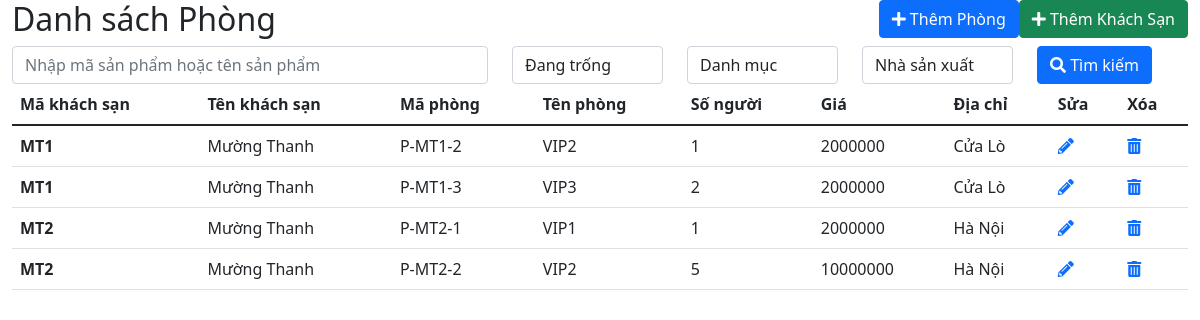
The app's page /admin/room/room.php with its own data.
### tables this page shows
CREATE TABLE `phong` (
  `maphong` varchar(11) NOT NULL,
  `makhachsan` varchar(50) DEFAULT NULL,
  `tenphong` varchar(100) DEFAULT NULL,
  `songuoi` int(11) DEFAULT NULL,
  `gia` int(11) DEFAULT NULL,
  `mota` varchar(255) NOT NULL
);

CREATE TABLE `khachsan` (
  `makhachsan` varchar(10) NOT NULL,
  `tenkhachsan` varchar(50) DEFAULT NULL,
  `diachi` varchar(100) DEFAULT NULL,
  `gia` int(11) DEFAULT NULL,
  `tienich` varchar(100) NOT NULL,
  `anh` varchar(255) NOT NULL
);

### admin/room/room.php (the view, shortened to what this page needs)
<!DOCTYPE html>
<html lang="en">
<head>
    <link rel="stylesheet" href="/Hahalolo/admin/css/css1.css">
    <link rel="stylesheet" href="//use.fontawesome.com/releases/v5.0.7/css/all.css">
    <link href="https://cdn.jsdelivr.net/npm/bootstrap@5.1.3/dist/css/bootstrap.min.css" rel="stylesheet">
</head>
<body>
    <div class="container-fluid">
        <div class="products">
            <div class="nav row">
                <div class="col-md-4 col-md-offset-2">
                    <div class="left-action text-left clearfix">
                        <h2>Danh sách Phòng</h2>
                    </div>
                </div>
                <div class="col-md-8">
                    <div class="right-action text-right">
                        <div class="btn-groups d-md-flex justify-content-md-end">
                            <button type="button" class="btn btn-primary" onclick="window.location.href='/Hahalolo/admin/add-room.php'"><i class="fa fa-plus"></i> Thêm Phòng
                            </button>
                            <button type="button" class="btn btn-success"><i class="fa fa-plus"></i> Thêm Khách Sạn</button>
                        </div>
                    </div>
                </div>
            </div>
            <div class="products-content">
                <div class="product-sear panel-sear">
                    <div action="" class="row padding-top-12">
                        <div class="form-group col-md-5 p-8">
                            <input type="text" class="form-control" placeholder="Nhập mã sản phẩm hoặc tên sản phẩm" id="product-search">
                        </div>
                        <div class="form-group col-md-7 ">
                            <div class="listitem row">
                                <div class="col-md-3 p-8">
                                    <select class="form-control" id="search-option-1">
                                        <option value="0">Đang trống</option>
                                    </select>
                                </div>
                                <div class="col-md-3 p-8">
                                    <select class="form-control search-option-2" id="prd_group_id">
                                        <option value="-1" selected="selected">Danh mục</option>
                                    </select>
                                </div>
                                <div class="col-md-3 p-8">
                                    <select class="form-control search-option-3" id="prd_manufacture_id">
                                        <option value="-1" selected="selected">Nhà sản xuất</option>
                                    </select>
                                </div>
                                <div class="col-md-3 p-8 w-auto">
                                    <button type="button" class="btn btn-primary btn-large btn-ssup" onclick="cms_paging_product(1)"><i class="fa fa-search"></i> Tìm kiếm
                                    </button>
                                </div>
                            </div>
                        </div>
                    </div>
                </div>
                <div class="room-main-body">
                    <table class="table">
                        <thead>
                            <tr>
                                <th scope="col">Mã khách sạn</th>
                                <th scope="col">Tên khách sạn</th>
                                <th scope="col">Mã phòng</th>
                                <th scope="col">Tên phòng</th>
                                <th scope="col">Số người</th>
                                <th scope="col">Giá</th>
                                <th scope="col">Địa chỉ</th>
                                <th scope="col">Sửa</th>
                                <th scope="col">Xóa</th>
                            </tr>
                        </thead>
                        <tbody>
                            <?php
                            $conn = mysqli_connect('localhost', 'root', '', 'db_hahalolo');
                            $sql = "SELECT khachsan.makhachsan, khachsan.tenkhachsan, phong.maphong, phong.tenphong, phong.songuoi, phong.gia, khachsan.diachi FROM khachsan, phong WHERE khachsan.makhachsan = phong.makhachsan";
                            $result = mysqli_query($conn, $sql);
                            if (mysqli_num_rows($result) > 0) {
                                while ($row = mysqli_fetch_assoc($result)) {
                            ?>
                                    <tr>
                                        <th scope="row"><?php echo $row['makhachsan']; ?></th>
                                        <td><?php echo $row['tenkhachsan']; ?></td>
                                        <td><?php echo $row['maphong']; ?></td>
                                        <td><?php echo $row['tenphong']; ?></td>
                                        <td><?php echo $row['songuoi']; ?></td>
                                        <td><?php echo $row['gia']; ?></td>
                                        <td><?php echo $row['diachi']; ?></td>
                                        <td><a href="/Hahalolo/admin/room/edit-room.php?maphong=<?php echo $row['maphong']; ?>"><i class="fas fa-pencil-alt"></i></a></td>
                                        <td><a href="/Hahalolo/admin/room/delete-room.php?maphong=<?php echo $row['maphong']; ?>"><i class="fas fa-trash-alt"></i></a></td>
                                    </tr>
                            <?php
                                }
                            }
                            ?>
                        </tbody>
                    </table>
                </div>
            </div>
        </div>
    </div>
</body>
</html>

### records on screen
phong: makhachsan.makhachsan "MT1", makhachsan.tenkhachsan "Mường Thanh", maphong "P-MT1-2", tenphong "VIP2", songuoi "1", gia "2000000", makhachsan.diachi "Cửa Lò"
phong: makhachsan.makhachsan "MT1", makhachsan.tenkhachsan "Mường Thanh", maphong "P-MT1-3", tenphong "VIP3", songuoi "2", gia "2000000", makhachsan.diachi "Cửa Lò"
phong: makhachsan.makhachsan "MT2", makhachsan.tenkhachsan "Mường Thanh", maphong "P-MT2-1", tenphong "VIP1", songuoi "1", gia "2000000", makhachsan.diachi "Hà Nội"
phong: makhachsan.makhachsan "MT2", makhachsan.tenkhachsan "Mường Thanh", maphong "P-MT2-2", tenphong "VIP2", songuoi "5", gia "10000000", makhachsan.diachi "Hà Nội"
